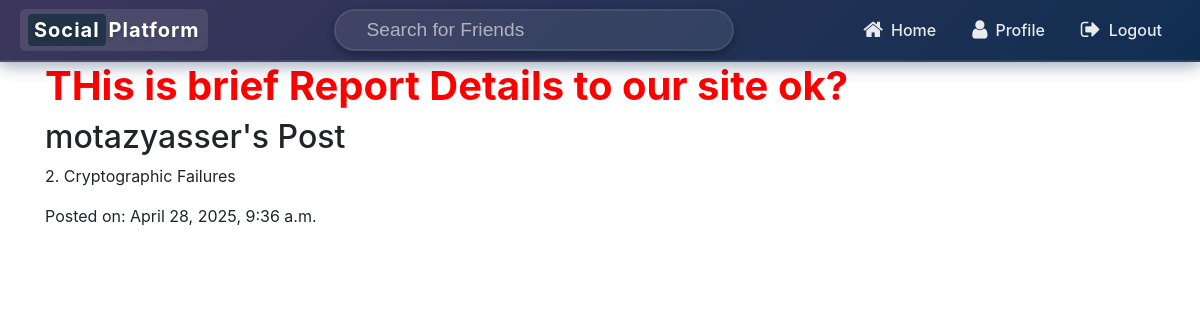
The page /post/brief/48/ (signed in) on the database its author committed.
### core/models.py (models this page shows, shortened)
class Post(models.Model):
    user = models.ForeignKey(User, on_delete=models.CASCADE)
    caption = models.TextField(max_length=800 , null=False)
    date = models.DateTimeField(auto_now_add=True)
    target_url = models.URLField(default="https://example.com")
    description = models.TextField(blank=True, null=True)

class User(AbstractUser):
    profile_pic = models.ImageField(default='profile_pics/default.jpg',upload_to='profile_pics')
    bio = models.TextField(null = True ,max_length=500,blank=True,default='')

### core/views.py (the view)
# urls.py: path('post/brief/<int:id>/', post_brief, name='post_brief'),
@login_required(login_url='login_page')
def post_brief(request, id):
    post = get_object_or_404(Post, id=id)
    return render(request, 'post_brief.html', {'post': post})

### Templates/post_brief.html (shortened to what this page needs)
{%  extends 'base.html' %}
{% load crispy_forms_tags %}
{% load static %}
{% block extra_css %}
<link rel="stylesheet" href="{% static 'css/post_brief.css' %}">
{% endblock extra_css %}
{% block navbar %}
{%  include 'navbar.html' %}
{% endblock navbar %}
{% block content %}
<h1 style="color: #ff0000; font-weight: bold;">THis is brief Report Details to our site ok?</h1>
<h2>{{ post.user.username }}'s Post</h2>
<p>{{ post.caption }}</p>
<p>Posted on: {{ post.date }}</p>
{% endblock content %}

### rows shown on the page
Post: user.username "motazyasser", caption "2. Cryptographic Failures", date "April 28, 2025, 9:36 a.m."
